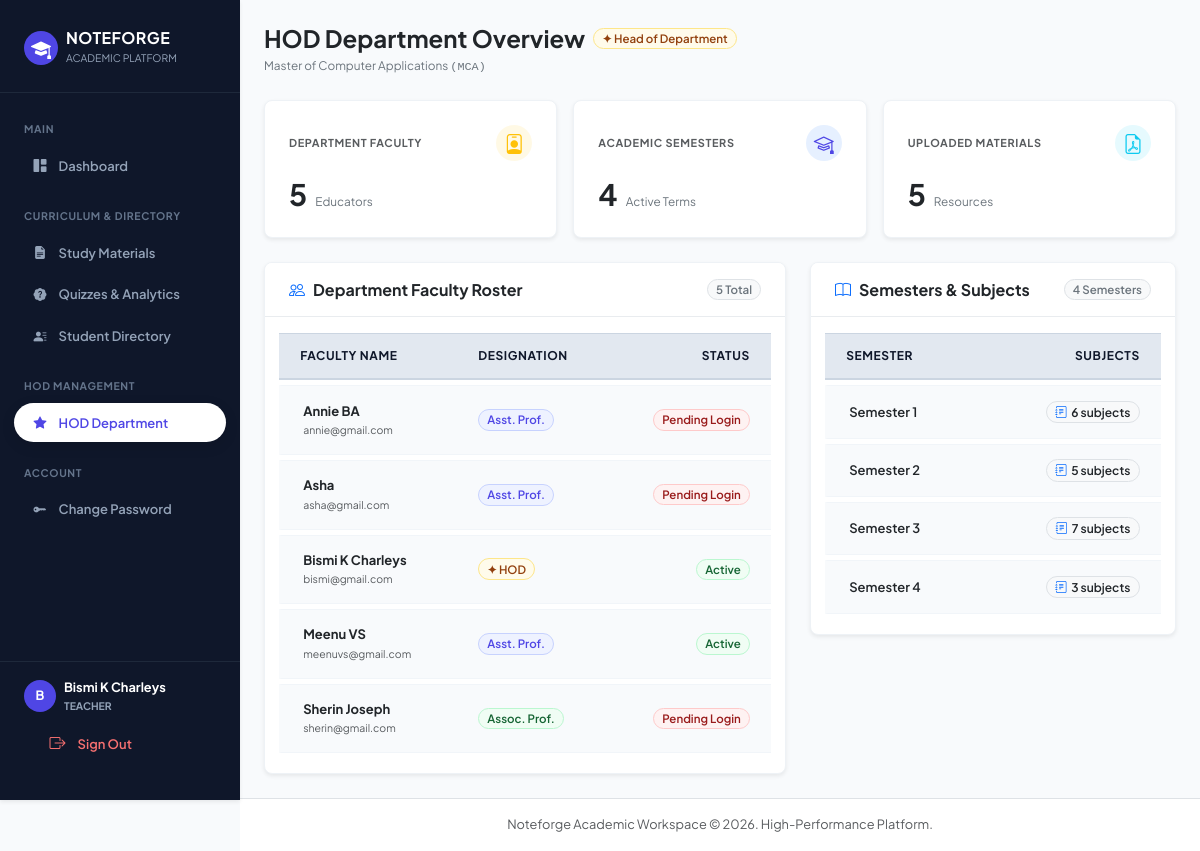
The app's page /teacher/hod-overview/ (signed in) with its own data.
### accounts/models.py (models this page shows, shortened)
class User(AbstractUser):
    ROLE_CHOICES = [
        ('admin',   'Admin'),
        ('teacher', 'Teacher'),
        ('student', 'Student'),
    ]
    DESIGNATION_CHOICES = [
        ('assistant_professor',  'Assistant Professor'),
        ('associate_professor',  'Associate Professor'),
    ]
    role        = models.CharField(max_length=10, choices=ROLE_CHOICES, default='student')
    department  = models.ForeignKey(
        Department, null=True, blank=True,
        on_delete=models.SET_NULL, related_name='users'
    )
    semester    = models.ForeignKey(
        Semester, null=True, blank=True,
        on_delete=models.SET_NULL, related_name='students'
    )
    semester_number = models.PositiveIntegerField(null=True, blank=True)
    batch       = models.ForeignKey(
        Batch, null=True, blank=True,
        on_delete=models.SET_NULL, related_name='students'
    )
    employee_id   = models.CharField(max_length=30, blank=True)
    phone         = models.CharField(max_length=15, blank=True)
    is_first_login = models.BooleanField(default=True)
    designation       = models.CharField(max_length=30, choices=DESIGNATION_CHOICES, blank=True)
    is_hod            = models.BooleanField(default=False)
    date_of_birth     = models.DateField(null=True, blank=True)
    assigned_subjects = models.ManyToManyField(Subject, blank=True, related_name='teachers')

class Department(models.Model):
    name = models.CharField(max_length=100, unique=True)
    code = models.CharField(max_length=20, unique=True)
    created_at = models.DateTimeField(auto_now_add=True)
    hod = models.OneToOneField(
        'User', null=True, blank=True,
        on_delete=models.SET_NULL,
        related_name='hod_of_department',
        limit_choices_to={'role': 'teacher'},
    )

class Semester(models.Model):
    department = models.ForeignKey(Department, on_delete=models.CASCADE, related_name='semesters')
    number = models.PositiveIntegerField()
    class Meta:
        unique_together = ('department', 'number')
        ordering = ['number']

### teacher_panel/views.py (the view)
    def wrapper(request, *args, **kwargs):
        if not request.user.is_authenticated:
            return redirect('login')
        if request.user.role != 'teacher':
            messages.error(request, 'Access denied. Teacher portal only.')
            return redirect('login')
        if request.user.is_first_login and view_func.__name__ != 'change_password':
            messages.warning(request, 'Please change your temporary password before proceeding.')
            return redirect('teacher_change_password')
        return view_func(request, *args, **kwargs)

### templates/teacher_panel/hod_overview.html (shortened to what this page needs)
{% extends 'base.html' %}
{% block content %}
<div class="d-flex align-items-center justify-content-between flex-wrap gap-3 mb-4">
  <div>
    <div class="d-flex align-items-center gap-2 mb-1">
      <h4 class="fw-bold text-dark mb-0">HOD Department Overview</h4>
      <span class="badge bg-warning-subtle text-warning-emphasis rounded-pill px-2.5 py-1 fw-semibold" style="font-size: 11.5px;">
        ✦ Head of Department
      </span>
    </div>
    <p class="text-secondary small mb-0">{{ department.name }} <span class="font-monospace">({{ department.code }})</span></p>
  </div>
</div>
<div class="row g-3 mb-4">
  <div class="col-md-4">
    <div class="card bg-white p-4 shadow-sm border-0 rounded-3" style="border: 1px solid #eef2f6 !important;">
      <div class="d-flex align-items-center justify-content-between mb-3">
        <span class="text-muted small fw-bold text-uppercase" style="font-size: 0.68rem; letter-spacing: 0.06em;">Department Faculty</span>
        <div class="btn-circle bg-warning bg-opacity-10 text-warning" style="width: 36px; height: 36px; display: inline-flex; align-items: center; justify-content: center; border-radius: 50%;">
          <i class="bi bi-person-badge fs-5"></i>
        </div>
      </div>
      <div class="d-flex align-items-baseline gap-2">
        <h2 class="fw-bold text-dark mb-0" style="font-size: 1.85rem;">{{ teachers.count }}</h2>
        <span class="text-secondary small">Educators</span>
      </div>
    </div>
  </div>
  <div class="col-md-4">
    <div class="card bg-white p-4 shadow-sm border-0 rounded-3" style="border: 1px solid #eef2f6 !important;">
      <div class="d-flex align-items-center justify-content-between mb-3">
        <span class="text-muted small fw-bold text-uppercase" style="font-size: 0.68rem; letter-spacing: 0.06em;">Academic Semesters</span>
        <div class="btn-circle bg-primary bg-opacity-10 text-primary" style="width: 36px; height: 36px; display: inline-flex; align-items: center; justify-content: center; border-radius: 50%; color: var(--nf-indigo) !important;">
          <i class="bi bi-mortarboard fs-5"></i>
        </div>
      </div>
      <div class="d-flex align-items-baseline gap-2">
        <h2 class="fw-bold text-dark mb-0" style="font-size: 1.85rem;">{{ semesters.count }}</h2>
        <span class="text-secondary small">Active Terms</span>
      </div>
    </div>
  </div>
  <div class="col-md-4">
    <div class="card bg-white p-4 shadow-sm border-0 rounded-3" style="border: 1px solid #eef2f6 !important;">
      <div class="d-flex align-items-center justify-content-between mb-3">
        <span class="text-muted small fw-bold text-uppercase" style="font-size: 0.68rem; letter-spacing: 0.06em;">Uploaded Materials</span>
        <div class="btn-circle bg-info bg-opacity-10 text-info" style="width: 36px; height: 36px; display: inline-flex; align-items: center; justify-content: center; border-radius: 50%;">
          <i class="bi bi-file-earmark-pdf fs-5"></i>
        </div>
      </div>
      <div class="d-flex align-items-baseline gap-2">
        <h2 class="fw-bold text-dark mb-0" style="font-size: 1.85rem;">{{ total_materials }}</h2>
        <span class="text-secondary small">Resources</span>
      </div>
    </div>
  </div>
</div>
<div class="row g-4">
  <div class="col-lg-7">
    <div class="card bg-white shadow-sm border-0 rounded-3 overflow-hidden" style="border: 1px solid #eef2f6 !important;">
      <div class="card-header bg-white py-3 px-4 border-bottom border-light-subtle d-flex align-items-center justify-content-between">
        <h6 class="fw-bold text-dark mb-0 d-flex align-items-center gap-2">
          <i class="bi bi-people text-primary"></i>
          <span>Department Faculty Roster</span>
        </h6>
        <span class="badge bg-light text-secondary border px-2.5 py-1">{{ teachers.count }} Total</span>
      </div>
      <div class="table-responsive">
        <table class="table table-hover align-middle mb-0">
          <thead class="bg-light bg-opacity-50">
            <tr>
              <th class="ps-4 text-muted small fw-semibold">Faculty Name</th>
              <th class="text-muted small fw-semibold">Designation</th>
              <th class="pe-4 text-end text-muted small fw-semibold">Status</th>
            </tr>
          </thead>
          <tbody>
            {% for t in teachers %}
            <tr>
              <td class="ps-4">
                <strong class="text-dark d-block" style="font-size: 13px;">{{ t.get_full_name|default:t.username }}</strong>
                <span class="text-muted small">{{ t.email|default:"—" }}</span>
              </td>
              <td>
                {% if t.is_hod %}
                  <span class="badge bg-warning-subtle text-warning-emphasis border border-warning-subtle rounded-pill px-2.5 py-0.5">✦ HOD</span>
                {% elif t.designation == 'assistant_professor' %}
                  <span class="badge bg-primary-subtle text-primary border border-primary-subtle rounded-pill px-2.5 py-0.5">Asst. Prof.</span>
                {% elif t.designation == 'associate_professor' %}
                  <span class="badge bg-success-subtle text-success border border-success-subtle rounded-pill px-2.5 py-0.5">Assoc. Prof.</span>
                {% else %}
                  <span class="text-muted small">—</span>
                {% endif %}
              </td>
              <td class="pe-4 text-end">
                {% if t.is_first_login %}
                  <span class="badge bg-danger-subtle text-danger rounded-pill px-2.5 py-1">Pending Login</span>
                {% else %}
                  <span class="badge bg-success-subtle text-success rounded-pill px-2.5 py-1">Active</span>
                {% endif %}
              </td>
            </tr>
            {% empty %}
            <tr><td colspan="3" class="text-center text-muted py-4 small">No faculty members assigned yet.</td></tr>
            {% endfor %}
          </tbody>
        </table>
      </div>
    </div>
  </div>
  <div class="col-lg-5">
    <div class="card bg-white shadow-sm border-0 rounded-3 overflow-hidden" style="border: 1px solid #eef2f6 !important;">
      <div class="card-header bg-white py-3 px-4 border-bottom border-light-subtle d-flex align-items-center justify-content-between">
        <h6 class="fw-bold text-dark mb-0 d-flex align-items-center gap-2">
          <i class="bi bi-book text-primary"></i>
          <span>Semesters &amp; Subjects</span>
        </h6>
        <span class="badge bg-light text-secondary border px-2.5 py-1">{{ semesters.count }} Semesters</span>
      </div>
      <div class="table-responsive">
        <table class="table table-hover align-middle mb-0">
          <thead class="bg-light bg-opacity-50">
            <tr>
              <th class="ps-4 text-muted small fw-semibold">Semester</th>
              <th class="pe-4 text-end text-muted small fw-semibold">Subjects</th>
            </tr>
          </thead>
          <tbody>
            {% for s in semesters %}
            <tr>
              <td class="ps-4">
                <span class="fw-semibold text-dark" style="font-size: 13px;">Semester {{ s.number }}</span>
              </td>
              <td class="pe-4 text-end">
                <span class="badge bg-light text-dark border px-2.5 py-1" style="font-size: 12px; font-weight: 600;">
                  <i class="bi bi-journal-text me-1 text-primary"></i>{{ s.subject_count }} subject{{ s.subject_count|pluralize }}
                </span>
              </td>
            </tr>
            {% empty %}
            <tr><td colspan="2" class="text-center text-muted py-4 small">No semesters configured yet.</td></tr>
            {% endfor %}
          </tbody>
        </table>
      </div>
    </div>
  </div>
</div>
{% endblock %}

### templates/base.html (shortened to what this page needs)
<!DOCTYPE html>
<html lang="en">
<head>
<link href="https://cdn.jsdelivr.net/npm/bootstrap@5.3.3/dist/css/bootstrap.min.css" rel="stylesheet">
<link rel="stylesheet" href="https://cdn.jsdelivr.net/npm/bootstrap-icons@1.11.3/font/bootstrap-icons.min.css">
</head>
<body>
<div class="d-flex">
  {% if user.is_authenticated %}
  <aside class="nf-sidebar shadow-sm" id="sidebarMenu">
    <div class="nf-sidebar-brand d-flex align-items-center justify-content-between">
      <div class="d-flex align-items-center gap-2">
        <div class="bg-primary text-white rounded-circle d-flex align-items-center justify-content-center fw-bold" style="width: 34px; height: 34px; background-color: var(--nf-indigo) !important;">
          <i class="bi bi-mortarboard-fill fs-5"></i>
        </div>
        <div>
          <div class="h6 fw-bold text-white mb-0" style="letter-spacing: 0.03em;">NOTEFORGE</div>
          <small class="text-slate-400" style="font-size: 0.65rem; color: #94a3b8;">ACADEMIC PLATFORM</small>
        </div>
      </div>
    </div>
    <nav class="py-2">
      {% if user.role == 'admin' %}
        <div class="nf-nav-header">Main Dashboard</div>
        <a href="{% url 'admin_dashboard' %}" class="nf-nav-link {% if request.resolver_match.url_name == 'admin_dashboard' %}active{% endif %}">
          <i class="bi bi-grid-1x2-fill"></i> Overview
        </a>
        <div class="nf-nav-header">Academic Roadmap</div>
        <a href="{% url 'department_list' %}" class="nf-nav-link {% if 'department' in request.resolver_match.url_name %}active{% endif %}">
          <i class="bi bi-building-fill"></i> Departments
        </a>
        <a href="{% url 'semester_list' %}" class="nf-nav-link {% if 'semester' in request.resolver_match.url_name %}active{% endif %}">
          <i class="bi bi-calendar3"></i> Semesters
        </a>
        <a href="{% url 'subject_list' %}" class="nf-nav-link {% if 'subject' in request.resolver_match.url_name %}active{% endif %}">
          <i class="bi bi-journal-bookmark-fill"></i> Subjects
        </a>
        <div class="nf-nav-header">Users & Security</div>
        <a href="{% url 'teacher_list' %}" class="nf-nav-link {% if 'teacher' in request.resolver_match.url_name %}active{% endif %}">
          <i class="bi bi-person-badge-fill"></i> Faculty Teachers
        </a>
        <a href="{% url 'student_list' %}" class="nf-nav-link {% if 'batch' in request.resolver_match.url_name or 'student' in request.resolver_match.url_name %}active{% endif %}">
          <i class="bi bi-people-fill"></i> Students & Batches
        </a>
        <div class="nf-nav-header">System</div>
        <a href="{% url 'audit_log' %}" class="nf-nav-link {% if 'audit' in request.resolver_match.url_name %}active{% endif %}">
          <i class="bi bi-activity"></i> Audit Log
        </a>
      {% elif user.role == 'teacher' %}
        <div class="nf-nav-header">Main</div>
        <a href="{% url 'teacher_dashboard' %}" class="nf-nav-link {% if request.resolver_match.url_name == 'teacher_dashboard' %}active{% endif %}">
          <i class="bi bi-grid-1x2-fill"></i> Dashboard
        </a>
        <div class="nf-nav-header">Curriculum & Directory</div>
        <a href="{% url 'teacher_material_list' %}" class="nf-nav-link {% if 'material' in request.resolver_match.url_name %}active{% endif %}">
          <i class="bi bi-file-earmark-text-fill"></i> Study Materials
        </a>
        <a href="{% url 'teacher_quiz_list' %}" class="nf-nav-link {% if 'quiz' in request.resolver_match.url_name %}active{% endif %}">
          <i class="bi bi-patch-question-fill"></i> Quizzes & Analytics
        </a>
        <a href="{% url 'teacher_student_directory' %}" class="nf-nav-link {% if 'student' in request.resolver_match.url_name %}active{% endif %}">
          <i class="bi bi-person-lines-fill"></i> Student Directory
        </a>
        {% if user.is_hod %}
        <div class="nf-nav-header">HOD Management</div>
        <a href="{% url 'teacher_hod_overview' %}" class="nf-nav-link {% if 'hod' in request.resolver_match.url_name %}active{% endif %}">
          <i class="bi bi-star-fill"></i> HOD Department
        </a>
        {% endif %}
        <div class="nf-nav-header">Account</div>
        <a href="{% url 'teacher_change_password' %}" class="nf-nav-link {% if 'password' in request.resolver_match.url_name %}active{% endif %}">
          <i class="bi bi-key-fill"></i> Change Password
        </a>
      {% endif %}
    </nav>
    <div class="mt-auto p-3 border-top border-slate-700" style="border-top: 1px solid #1e293b !important;">
      <div class="d-flex align-items-center gap-2 mb-2 px-2">
        <div class="btn-circle text-white fw-bold" style="width: 32px; height: 32px; font-size: 0.8rem; background-color: var(--nf-indigo) !important;">
          {{ user.username|slice:":1"|upper }}
        </div>
        <div class="overflow-hidden">
          <div class="fw-bold text-white text-truncate" style="font-size: 0.8rem;">{{ user.get_full_name|default:user.username }}</div>
          <span class="text-slate-400 d-block text-uppercase" style="font-size: 0.65rem; font-weight: 700; color: #94a3b8;">{{ user.role }}</span>
        </div>
      </div>
      <a href="{% url 'logout' %}" class="nf-nav-link text-danger w-100" style="color: #f87171 !important;">
        <i class="bi bi-box-arrow-right fs-6"></i> <span>Sign Out</span>
      </a>
    </div>
  </aside>
  {% endif %}
  <div class="nf-main-content flex-grow-1">
    <main class="p-3 p-md-4 flex-grow-1">
      {% block content %}{% endblock %}
    </main>
    <footer class="mt-auto py-3 px-4 bg-white border-top text-center text-muted" style="font-size: 0.8rem;">
      Noteforge Academic Workspace &copy; 2026. High-Performance Platform.
    </footer>
  </div>
</div>
</body>
</html>

### records on screen
User: username "B", get_full_name "Bismi K Charleys", role "TEACHER", email "bismi@gmail.com", is_hod "✦ HOD", is_first_login "Active"
Department: name "Master of Computer Applications", code "MCA"
User: get_full_name "Annie BA", email "annie@gmail.com", is_hod "Asst. Prof.", is_first_login "Pending Login"
User: get_full_name "Asha", email "asha@gmail.com", is_hod "Asst. Prof.", is_first_login "Pending Login"
User: get_full_name "Meenu VS", email "meenuvs@gmail.com", is_hod "Asst. Prof.", is_first_login "Active"
User: get_full_name "Sherin Joseph", email "sherin@gmail.com", is_hod "Assoc. Prof.", is_first_login "Pending Login"
Semester: number "1", subject_count "6"
Semester: number "2", subject_count "5"
Semester: number "3", subject_count "7"
Semester: number "4", subject_count "3"

### other values on screen
{{ teachers.count }} "5"
{{ semesters.count }} "4"
{{ total_materials }} "5"
